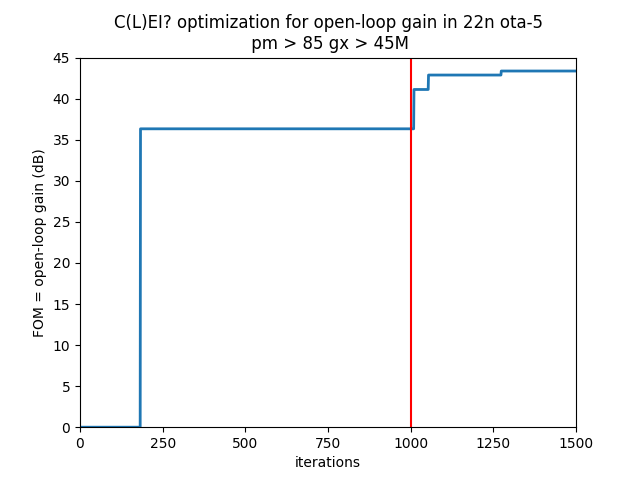

Write Python code to recreate this figure.
import matplotlib.pyplot as plt
import numpy as np

z = ""

with open ("res.txt", "r") as f:
    z = f.read()

#z = z.split("\n")
z = [i.strip() for i in z.strip().split("\n")]
f = [i.split(" ")[0] for i in z]
z = [float(i) for i in f]
f = [0] * (1500 - len(z))
f += z

print(len(f))

# make data
# plot


fig, ax = plt.subplots()
ax.plot(f, linewidth=2.0)
ax.set_ylabel("FOM = open-loop gain (dB)")
ax.set_xlabel("iterations")
ax.axvline(x=1000, color="r")
ax.tick_params(axis = "both")
ax.set_yticks([i * 5 for i in range(0, 10)])
ax.set_xticks([i * 250 for i in range(0, 7)])
ax.set_title("C(L)EI? optimization for open-loop gain in 22n ota-5\n pm > 85 gx > 45M")

ax.set_ylim([0, 45])
ax.set_xlim([0, 1500])
plt.savefig("waz.png")
plt.show()